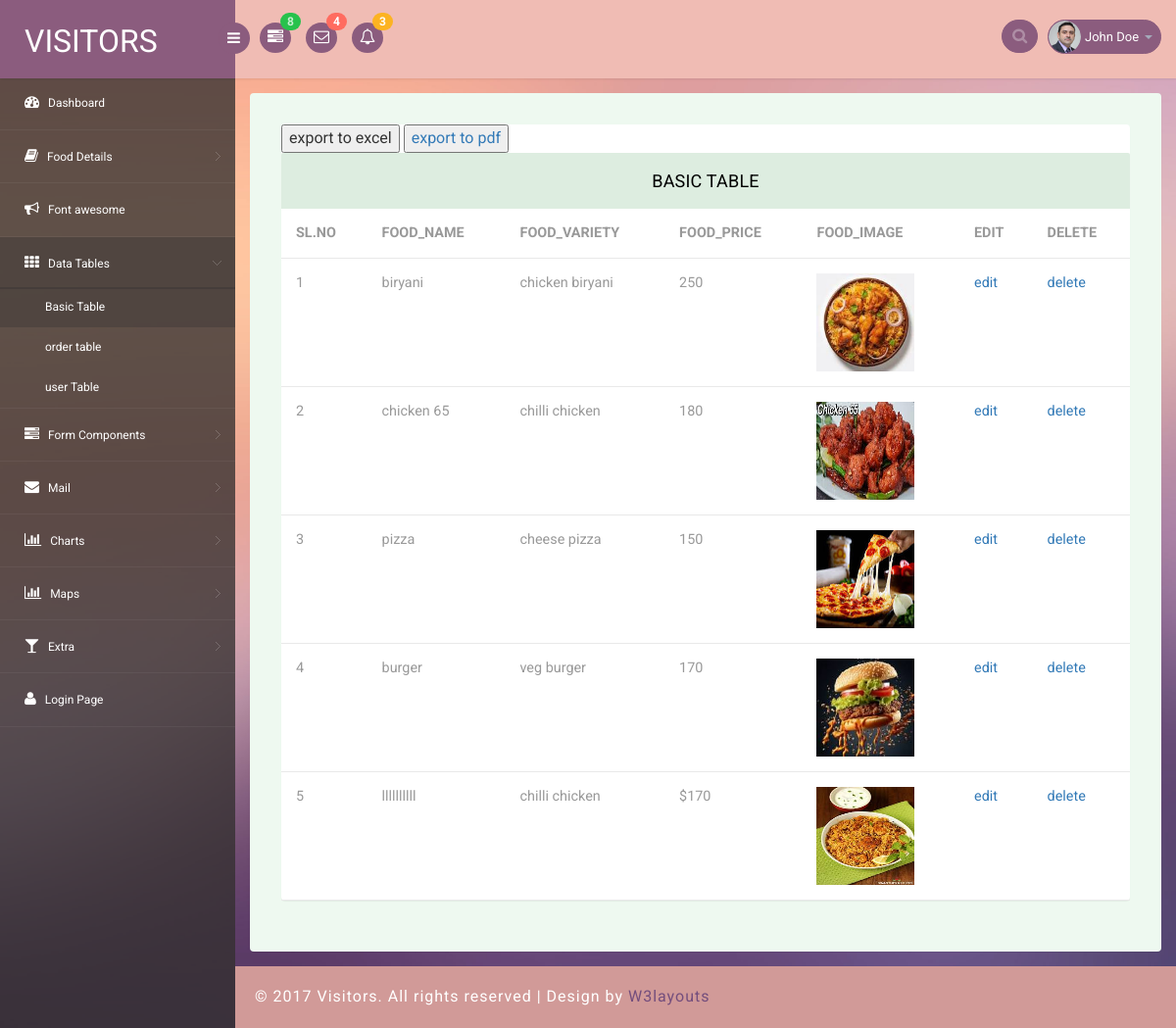
Page /admin/basic_table.php on the committed database.
### tables this page shows
CREATE TABLE `food` (
  `reg_no` int(100) NOT NULL,
  `food_name` varchar(100) NOT NULL,
  `food_variety` varchar(100) NOT NULL,
  `food_price` varchar(100) NOT NULL,
  `food_image` varchar(500) NOT NULL
);

### admin/basic_table.php (the view, shortened to what this page needs)
<!DOCTYPE html>
<head>
<link rel="stylesheet" href="css/bootstrap.min.css" >
<link href="css/style.css" rel='stylesheet' type='text/css' />
<link href="css/style-responsive.css" rel="stylesheet"/>
<link rel="stylesheet" href="css/font.css" type="text/css"/>
<link href="css/font-awesome.css" rel="stylesheet">
</head>
<body>
<section id="container">
<header class="header fixed-top clearfix">
<div class="brand">
    <a href="index.html" class="logo">
        VISITORS
    </a>
    <div class="sidebar-toggle-box">
        <div class="fa fa-bars"></div>
    </div>
</div>
<div class="nav notify-row" id="top_menu">
    <ul class="nav top-menu">
        <li class="dropdown">
            <a data-toggle="dropdown" class="dropdown-toggle" href="#">
                <i class="fa fa-tasks"></i>
                <span class="badge bg-success">8</span>
            </a>
        </li>
        <li id="header_inbox_bar" class="dropdown">
            <a data-toggle="dropdown" class="dropdown-toggle" href="#">
                <i class="fa fa-envelope-o"></i>
                <span class="badge bg-important">4</span>
            </a>
        </li>
        <li id="header_notification_bar" class="dropdown">
            <a data-toggle="dropdown" class="dropdown-toggle" href="#">
                <i class="fa fa-bell-o"></i>
                <span class="badge bg-warning">3</span>
            </a>
        </li>
    </ul>
</div>
<div class="top-nav clearfix">
    <ul class="nav pull-right top-menu">
        <li>
            <input type="text" class="form-control search" placeholder=" Search">
        </li>
        <li class="dropdown">
            <a data-toggle="dropdown" class="dropdown-toggle" href="#">
                <img alt="" src="images/2.png">
                <span class="username">John Doe</span>
                <b class="caret"></b>
            </a>
        </li>
    </ul>
</div>
</header>
<aside>
    <div id="sidebar" class="nav-collapse">
        <div class="leftside-navigation">
            <ul class="sidebar-menu" id="nav-accordion">
                <li>
                    <a href="mainpage.php">
                        <i class="fa fa-dashboard"></i>
                        <span>Dashboard</span>
                    </a>
                </li>
                <li class="sub-menu">
                    <a href="javascript:;">
                        <i class="fa fa-book"></i>
                        <span>Food Details</span>
                    </a>
                </li>
                <li>
                    <a href="fontawesome.html">
                        <i class="fa fa-bullhorn"></i>
                        <span>Font awesome </span>
                    </a>
                </li>
                <li class="sub-menu">
                    <a class="active" href="javascript:;">
                        <i class="fa fa-th"></i>
                        <span>Data Tables</span>
                    </a>
                    <ul class="sub">
                        <li><a class="active" href="basic_table.php">Basic Table</a></li>
                        <li><a href="order_table.php">order table</a></li>
                        <li><a href="user_table.php">user Table</a></li>
                    </ul>
                </li>
                <li class="sub-menu">
                    <a href="javascript:;">
                        <i class="fa fa-tasks"></i>
                        <span>Form Components</span>
                    </a>
                </li>
                <li class="sub-menu">
                    <a href="javascript:;">
                        <i class="fa fa-envelope"></i>
                        <span>Mail </span>
                    </a>
                </li>
                <li class="sub-menu">
                    <a href="javascript:;">
                        <i class=" fa fa-bar-chart-o"></i>
                        <span>Charts</span>
                    </a>
                </li>
                <li class="sub-menu">
                    <a href="javascript:;">
                        <i class=" fa fa-bar-chart-o"></i>
                        <span>Maps</span>
                    </a>
                </li>
                <li class="sub-menu">
                    <a href="javascript:;">
                        <i class="fa fa-glass"></i>
                        <span>Extra</span>
                    </a>
                </li>
                <li>
                    <a href="login.html">
                        <i class="fa fa-user"></i>
                        <span>Login Page</span>
                    </a>
                </li>
            </ul>            </div>
    </div>
</aside>
<section id="main-content">
	<section class="wrapper">
		<div class="table-agile-info">
 <div class="panel panel-default">
 <form action="excel.php" method="post" enctype="multipart/form-data">
    <button>export to excel</button>
    <button><a href="pdf.php">export to pdf</a></button>
    <div class="panel-heading">
     Basic table
    </div>
    <div>
      <table class="table" ui-jq="footable" ui-options='{
        "paging": {
          "enabled": true
        },
        "filtering": {
          "enabled": true
        },
        "sorting": {
          "enabled": true
        }}'>
        <?php
        require("connection.php");
        $res=$con->query("select*from `food` ");
        $count=$res->num_rows;
       $counter = 0;
        ?>
                <thead>
                    <tr>
                        <th>SL.NO</th>
                        <th data-breakpoints="xs">FOOD_NAME</th>
                        <th>FOOD_VARIETY</th>
                        <th>FOOD_PRICE</th>
                        <th data-breakpoints="xs">FOOD_IMAGE</th>
                        <th>EDIT</th>
                        <th>DELETE</th>
                    </tr>
                </thead>
                <?php
                if($count>0)
                {
                    while($row=$res->fetch_assoc())
                    {
                        ?>
                        <tr>
                        <td><?php echo ++$counter; ?></td>
                            <td>
                                <?php echo $row["food_name"];?>
                            </td>
                            <td>
                                <?php echo $row["food_variety"];?>
                            </td>
                            <td>
                                <?php echo $row["food_price"];?>
                            </td>
                            <td>
                                <img src="<?php echo "images-1/".$row["food_image"];?>"style=" width:100px;height:100px";>
                            </td>
                            <td>
                                <a href="edit.php? var=<?php echo $row["reg_no"];?>">edit</a>
                            </td>
                            <td>
                                <a href="delete.php? del=<?php echo $row["reg_no"];?>" onclick=" confirm('Do you want to delete this item?');">delete</a>
                            </td>
                  </tr>
                        <?php
                        }
                    }
                    ?>
                    </table>
    </div>
  </div>
</div>
</section>
		  <div class="footer">
			<div class="wthree-copyright">
			  <p>© 2017 Visitors. All rights reserved | Design by <a href="http://w3layouts.com">W3layouts</a></p>
			</div>
		  </div>
</section>
</section>
</body>
</html>

### rows in the picture
food: food_name "biryani", food_variety "chicken biryani", food_price "250", food_image (picture)
food: food_name "chicken 65", food_variety "chilli chicken", food_price "180", food_image (picture)
food: food_name "pizza", food_variety "cheese pizza", food_price "150", food_image (picture)
food: food_name "burger", food_variety "veg burger", food_price "170", food_image (picture)
food: food_name "llllllllll", food_variety "chilli chicken", food_price "$170", food_image (picture)
